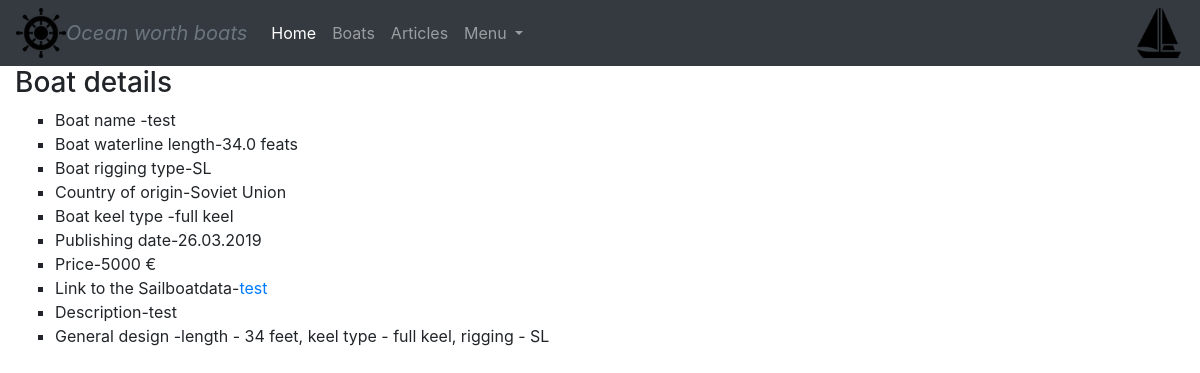
Before: /boats/detail/1/ with the older database file.
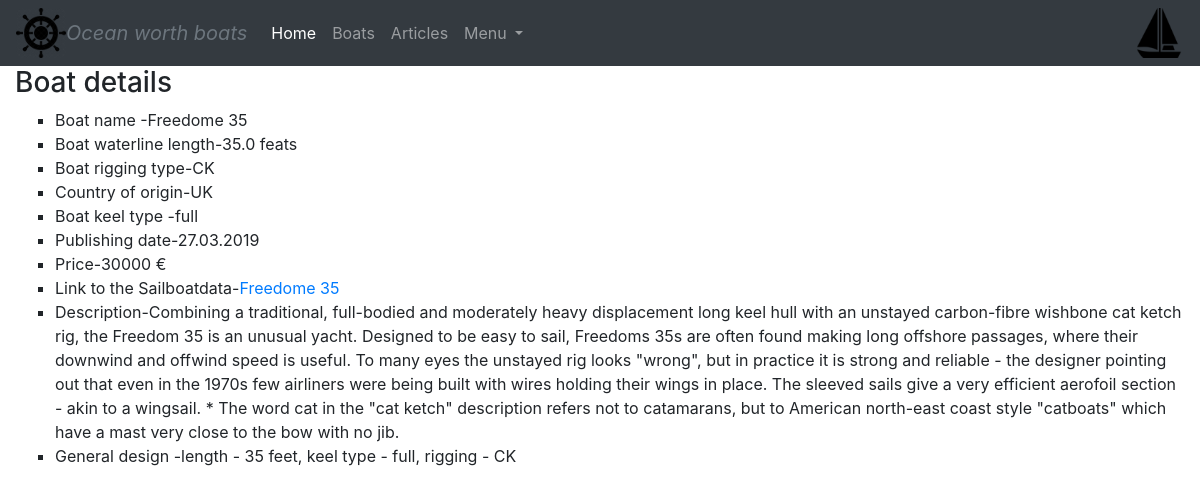
After: the same page with the newer database file.
### boats/models.py (models this page shows, shortened)
class BoatModel(models.Model):
    SLOOP = "SL"
    KETCH = "KE"
    YAWL = "YA"
    CAT_KETCH = "CK"
    CHOICES = (
        (SLOOP, "Sloop"),
        (KETCH, "Ketch"),
        (YAWL, "Yawl"),
        (CAT_KETCH, "Cat Ketch"),
    )
    boat_name = models.CharField(max_length=50, unique=True, db_index=True, verbose_name="Boat model", help_text="Please input boat model")
    boat_length = models.FloatField(null=False, blank=False, verbose_name="Boat water-line length", help_text="Please input boat water-line length", )
    boat_description = models.TextField(blank=True, verbose_name="Boat description", help_text="Please describe the boat")
    boat_mast_type = models.CharField(max_length=10, choices=CHOICES, default=SLOOP, verbose_name="Boat rigging type", help_text="Please input boat rigging type")
    boat_price = models.PositiveSmallIntegerField(verbose_name="price of the boat", help_text="Please input boat price", )
    boat_country_of_origin = models.CharField(max_length=20, verbose_name="Boat country of origin", help_text="Please specify boat's country of origin")
    boat_sailboatdata_link = models.URLField(max_length=100, blank=True, verbose_name="URL to Sailboatdata", help_text="Please type in URL to Sailboatdata page for this boat")
    boat_keel_type = models.CharField(max_length=50, verbose_name="Boat keel type", help_text="Please specify boat's keel type")
    boat_publish_date = models.DateTimeField(auto_now_add=True)
    boat_primary_photo = models.ImageField(upload_to="photos/", blank=False, verbose_name='Boat primary photo', help_text="Please attach a primary photo of the boat")
    class Meta:
        verbose_name = "Boats primary data"
        verbose_name_plural = "Boats primary data"
        ordering = ["boat_name"]
    def length_mast_keel(self):
        if self.boat_length and self.boat_keel_type and self.boat_mast_type:
            return "length - %d feet, keel type - %s, rigging - %s" % (self.boat_length, self.boat_keel_type,  self.boat_mast_type)

### boats/views.py (the view)
# urls.py: path("boats/detail/<int:boat_id>/", boat_detail_view, name="boat_detail"),
def boat_detail_view(request, boat_id):
    current_boat = BoatModel.objects.get(pk=boat_id)  #  primary
    images = current_boat.boatimage_set.all()
    context = {"images": images, "current_boat": current_boat}
    return render(request, "boat_detail.html", context)

### templates/boat_detail.html (shortened to what this page needs)
{% extends "base.html" %}
{% load bootstrap4 %}
{% load static %}
{%  load staticfiles %}
{% block content %}
    <div class="container-fluid ">
        <h3 > Boat details</h3>
        <ul type="square">
            <li>Boat name -{{ current_boat.boat_name }}</li>
            <li>Boat waterline length-{{ current_boat.boat_length }} feats </li>
            <li>Boat rigging type-{{ current_boat.boat_mast_type }}</li>
            <li>Country of origin-{{ current_boat.boat_country_of_origin }}</li>
            <li>Boat keel type -{{ current_boat.boat_keel_type }}</li>
            <li>Publishing date-{{ current_boat.boat_publish_date|date:"SHORT_DATE_FORMAT"  }}</li>
            <li>Price-{{ current_boat.boat_price }} &euro;</li>
            <li> Link to the Sailboatdata-<a href="{{ current_boat.boat_sailboatdata_link }}">{{ current_boat.boat_name }}</a></li>
            <li>Description-{{ current_boat.boat_description }}</li>
            <li> General design -{{ current_boat.length_mast_keel }}</li>
       </ul>
    </div>
{% endblock content %}

Changed rows visible on the page:
changed BoatModel: boat_name "test" → "Freedome 35"; boat_length "34.0" → "35.0"; boat_mast_type "SL" → "CK"; boat_country_of_origin "Soviet Union" → "UK"; boat_keel_type "full keel" → "full"; boat_publish_date "26.03.2019" → "27.03.2019"; boat_price "5000" → "30000"; boat_description "test" → "Combining a traditional, full-bodied and moderately heavy displacement long keel hull with an unstayed carbon-fibre wishbone cat ketch rig, the Freedom 35 is an unusual yacht. Designed to be easy to sail, Freedoms 35s are often found making long offshore passages, where their downwind and offwind speed is useful. To many eyes the unstayed rig looks \"wrong\", but in practice it is strong and reliable - the designer pointing out that even in the 1970s few airliners were being built with wires holding their wings in place. The sleeved sails give a very efficient aerofoil section - akin to a wingsail. * The word cat in the \"cat ketch\" description refers not to catamarans, but to American…"; length_mast_keel "length - 34 feet, keel type - full keel, rigging - SL" → "length - 35 feet, keel type - full, rigging - CK"
